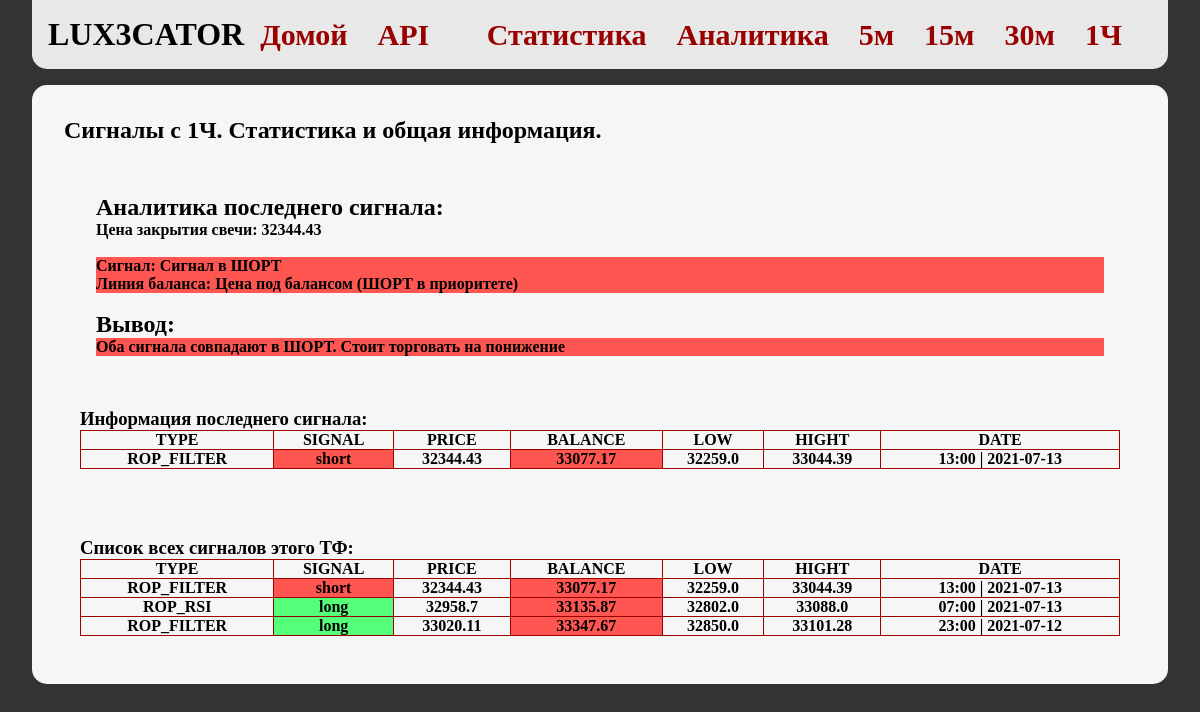
/signals/1h/, run on the app's committed database.
### app/database/database.py (models this page shows, shortened)
class Signals1h(db.Model):
    id = db.Column(db.Integer, primary_key=True, autoincrement=True)
    type = db.Column(db.String(10), nullable=False)
    signal = db.Column(db.String(5), nullable=False)
    price = db.Column(db.Float, nullable=False)
    price_hight = db.Column(db.Float, nullable=False)
    price_low = db.Column(db.Float, nullable=False)
    balance = db.Column(db.Float, nullable=False)
    date = db.Column(db.DateTime, default=datetime.utcnow)

### app/views/views.py (the view)
@app.route('/signals/1h', methods=['GET'])
@app.route('/signals/1h/', methods=['GET'])
def index_signals_1h():
    return render_template('signals_1h.html',
                           signals=Signals1h.query.order_by(Signals1h.date.desc()).all(),
                           last_signal=Signals1h.query.order_by(Signals1h.date.desc()).first())

### app/templates/signals_1h.html (shortened to what this page needs)
{% extends 'base.html' %}
{% block content %}
<section class="content">
	<section class="signals">
	{% if signals|length > 0 %}
		<h2>Сигналы с 1Ч. Статистика и общая информация.</h1>
		<br>
		{% if last_signal %}
			<section class="last_signal_info">
				<section class="signal_analitycs">
					<h2>Аналитика последнего сигнала:</h2>
					<h4 class="price">Цена закрытия свечи: {{last_signal.price}}</h4>
					<br>
					<h4 class="signal {% if last_signal.signal == 'short' %}bg_red{% else %}bg_green{% endif %}">Сигнал: {% if last_signal.signal == 'short' %} Сигнал в ШОРТ {% else %} Сигнал в ЛОНГ {% endif %}</h4>
					<h4 class="balance {% if last_signal.balance > last_signal.price %}bg_red{% else %}bg_green{% endif %}">Линия баланса: {% if last_signal.balance > last_signal.price %} Цена под балансом (ШОРТ в приоритете) {% else %} Цена над балансом (ЛОНГ в приоритете) {% endif %}</h4>
					<br>
					<h2>Вывод:</h2>
					{% if last_signal.signal == 'short' and last_signal.balance > last_signal.price %}
						<h4 class="decision bg_red">Оба сигнала совпадают в ШОРТ. Стоит торговать на понижение</h4>
					{% elif last_signal.signal == 'long' and last_signal.balance <= last_signal.price %}
						<h4 class="decision bg_green">Оба сигнала совпадают в ЛОНГ. Стоит торговать на повышение</h4>
					{% else %}
						<h4 class="decision">Сигнал не системный. Рекомендуется пропустить.</h4>
					{% endif %}
				</section>
				<br><br>
				<h3>Информация последнего сигнала:</h2>
				<table>
					<tr>
						<th>TYPE</th>
						<th>SIGNAL</th>
						<th>PRICE</th>
						<th>BALANCE</th>
						<th>LOW</th>
						<th>HIGHT</th>
						<th>DATE</th>
					</tr>
					<tr>
						<td>{{last_signal.type}}</td>
						<td class={% if last_signal.signal == 'long' %}bg_green{% else %}bg_red{% endif %}>{{last_signal.signal}}</td>
						<td>{{last_signal.price}}</td>
						<td class={% if last_signal.balance >= last_signal.price %}bg_red{% else %}bg_green{% endif %}>{{last_signal.balance|round(2)}}</td>
						<td>{{last_signal.price_low}}</td>
						<td>{{last_signal.price_hight}}</td>
						<td>{{last_signal.date.strftime('%H:%M | %Y-%m-%d')}}</td>
					</tr>
				</table>
			</section>
		{% else %}
			<section class="error">
				<h1>ERROR</h1>
				<h3>Не могу загрузить данные из DB.</h3>
			</section>
		{% endif %}
		<br><br>
		<section class="signals_info">
			<h3>Список всех сигналов этого ТФ:</h3>
			<table>
				<tr>
					<th>TYPE</th>
					<th>SIGNAL</th>
					<th>PRICE</th>
					<th>BALANCE</th>
					<th>LOW</th>
					<th>HIGHT</th>
					<th>DATE</th>
				</tr>
				{% for signal in signals %}
				<tr>
					<td>{{signal.type}}</td>
					<td class={% if signal.signal == 'long' %}bg_green{% else %}bg_red{% endif %}>{{signal.signal}}</td>
					<td>{{signal.price}}</td>
					<td class={% if signal.balance >= signal.price %}bg_red{% else %}bg_green{% endif %}>{{signal.balance|round(2)}}</td>
					<td>{{signal.price_low}}</td>
					<td>{{signal.price_hight}}</td>
					<td>{{signal.date.strftime('%H:%M | %Y-%m-%d')}}</td>
				</tr>
				{% endfor %}
			</table>
		</section>
	{% else %}
		<section class="error">
			<h1>ERROR</h1>
			<h3>Нет сигналов. Подожди сигнала с 1Ч из TradingView.</h3>
		</section>
	{% endif %}
	</section>
{% endblock %}

### app/static/css/main.css (style rules this page uses)
*, *:before, *:after { margin: 0; padding: 0; box-sizing: border-box; }
:root { --black: black; --bg-main: #333333; --bg_articles-main: #F6F6F6; --bg_articles-secondary: #E8E8E8; --link_color: #990100; --link_hover: #B90504; --red_pale: #EAE2B7; --red_light: #FF5652; --green_light: #54FF7A; --green_hover: #C1E851; }
.bg_green { background-color: var(--green_light); }
.bg_red { background-color: var(--red_light) }
table { border-collapse: collapse; width: 100%; }
tr { font-weight: 800; }
table, th, td { border: 1px solid var(--link_color); text-align: center; }
section { padding: 1rem; }
section.content { background-color: var(--bg_articles-main); border-radius: 15px; margin: 1rem 0; }
body { padding: 0 2em; background: var(--bg-main); }

### data on the page
Signals1h: price "32344.43", type "ROP_FILTER", signal "short", balance "33077.17", price_low "32259.0", price_hight "33044.39", date "13:00 | 2021-07-13"
Signals1h: type "ROP_RSI", signal "long", price "32958.7", balance "33135.87", price_low "32802.0", price_hight "33088.0", date "07:00 | 2021-07-13"
Signals1h: type "ROP_FILTER", signal "long", price "33020.11", balance "33347.67", price_low "32850.0", price_hight "33101.28", date "23:00 | 2021-07-12"
